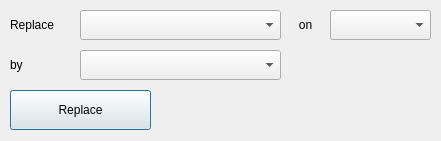
<?xml version="1.0" encoding="UTF-8"?>
<ui version="4.0">
 <class>DialogSelectRaces</class>
 <widget class="QDialog" name="DialogSelectRaces">
  <property name="geometry">
   <rect>
    <x>0</x>
    <y>0</y>
    <width>441</width>
    <height>141</height>
   </rect>
  </property>
  <property name="windowTitle">
   <string>Select Races</string>
  </property>
  <widget class="QPushButton" name="pushButton_ReplaceRace">
   <property name="geometry">
    <rect>
     <x>10</x>
     <y>90</y>
     <width>141</width>
     <height>40</height>
    </rect>
   </property>
   <property name="text">
    <string>Replace</string>
   </property>
   <property name="icon">
    <iconset resource="../Resources/InteractiveGameTweaker.qrc">
     <normaloff>:/heroes/bahgtru.gif</normaloff>:/heroes/bahgtru.gif</iconset>
   </property>
   <property name="iconSize">
    <size>
     <width>32</width>
     <height>32</height>
    </size>
   </property>
  </widget>
  <widget class="QComboBox" name="comboBox_ReplaceFromRace">
   <property name="geometry">
    <rect>
     <x>80</x>
     <y>10</y>
     <width>201</width>
     <height>30</height>
    </rect>
   </property>
   <property name="maxVisibleItems">
    <number>30</number>
   </property>
  </widget>
  <widget class="QComboBox" name="comboBox_Plane">
   <property name="geometry">
    <rect>
     <x>330</x>
     <y>10</y>
     <width>101</width>
     <height>30</height>
    </rect>
   </property>
  </widget>
  <widget class="QComboBox" name="comboBox_ReplaceByRace">
   <property name="geometry">
    <rect>
     <x>80</x>
     <y>50</y>
     <width>201</width>
     <height>30</height>
    </rect>
   </property>
   <property name="maxVisibleItems">
    <number>30</number>
   </property>
  </widget>
  <widget class="QLabel" name="label">
   <property name="geometry">
    <rect>
     <x>10</x>
     <y>10</y>
     <width>46</width>
     <height>30</height>
    </rect>
   </property>
   <property name="text">
    <string>Replace</string>
   </property>
  </widget>
  <widget class="QLabel" name="label_2">
   <property name="geometry">
    <rect>
     <x>290</x>
     <y>10</y>
     <width>31</width>
     <height>30</height>
    </rect>
   </property>
   <property name="text">
    <string>on</string>
   </property>
   <property name="alignment">
    <set>Qt::AlignCenter</set>
   </property>
  </widget>
  <widget class="QLabel" name="label_3">
   <property name="geometry">
    <rect>
     <x>10</x>
     <y>50</y>
     <width>46</width>
     <height>30</height>
    </rect>
   </property>
   <property name="text">
    <string>by</string>
   </property>
  </widget>
 </widget>
 <resources>
  <include location="../Resources/InteractiveGameTweaker.qrc"/>
 </resources>
 <connections/>
</ui>
